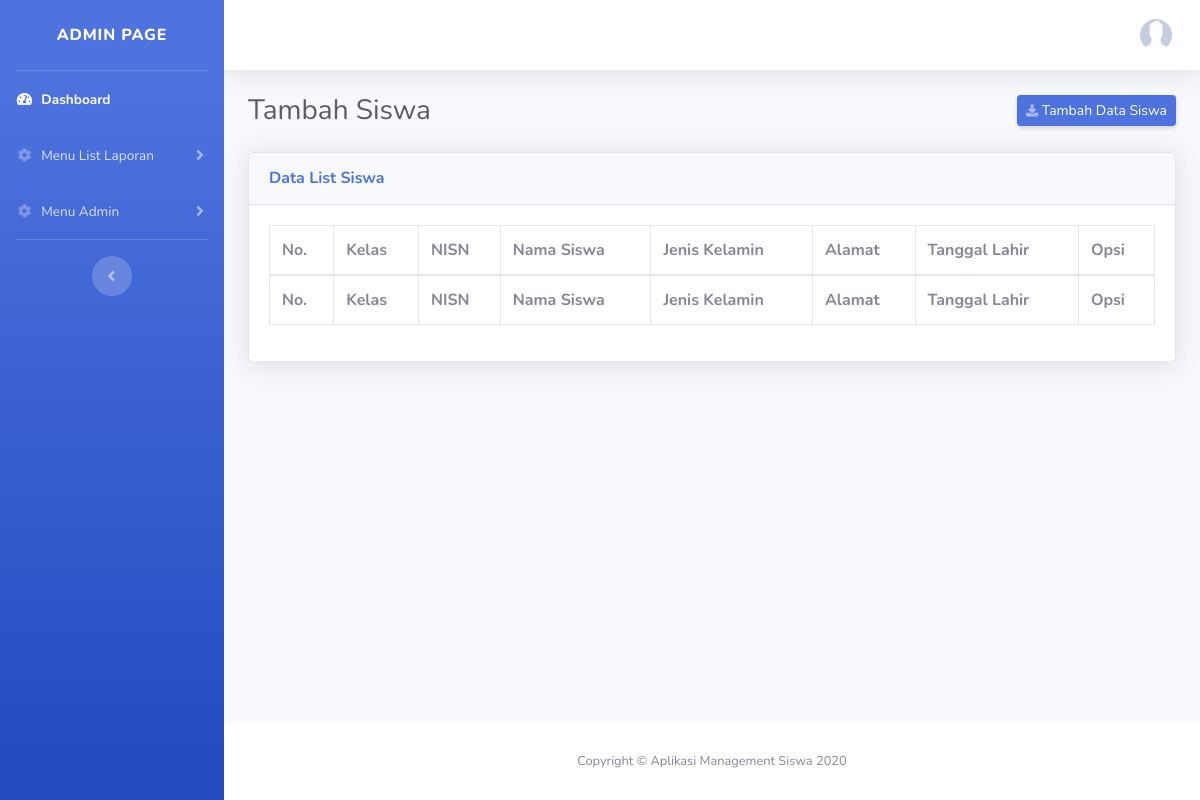
Before: /index.php/siswa with the older database file.
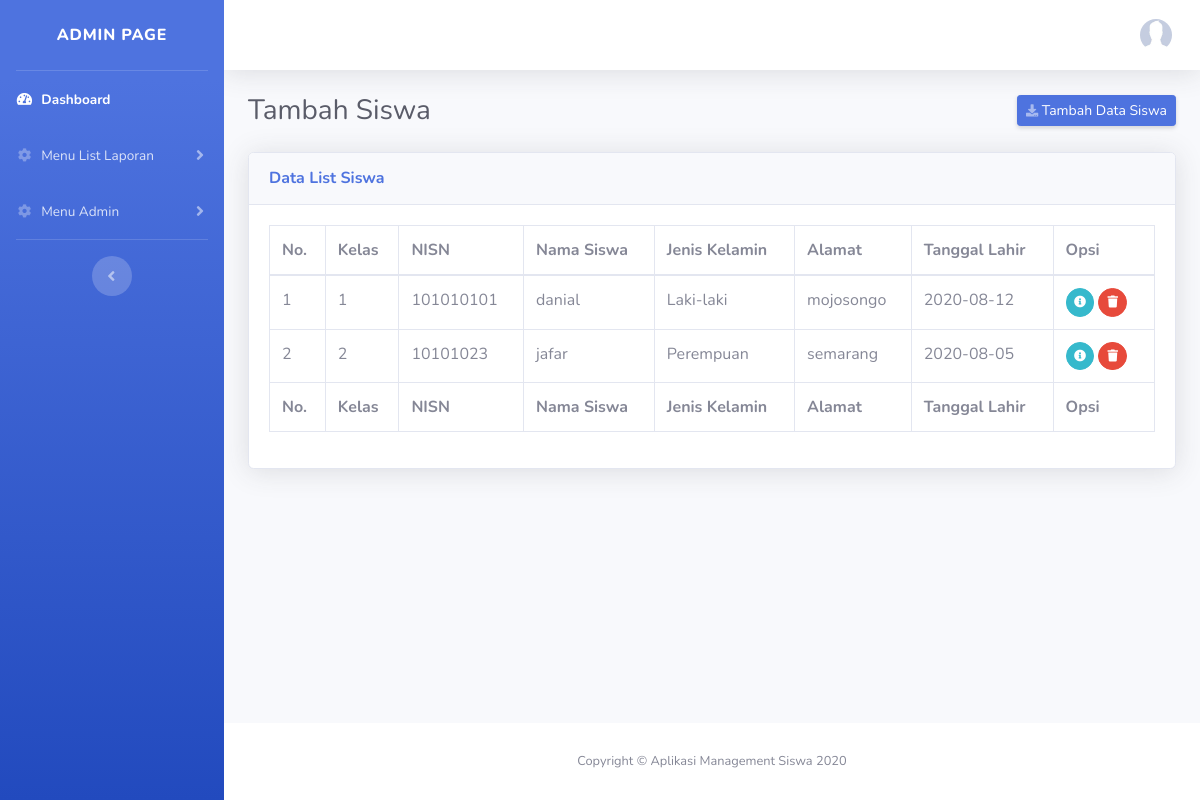
After: the same page with the newer database file.
### tables this page shows
CREATE TABLE `siswa` (
  `id_siswa` int(11) NOT NULL,
  `id_kelas` int(11) DEFAULT NULL,
  `nisn` varchar(255) DEFAULT NULL,
  `nama_siswa` varchar(255) DEFAULT NULL,
  `jenis_kelamin` varchar(255) DEFAULT NULL,
  `alamat` text,
  `tgl_lahir` date DEFAULT NULL
);

### application/controllers/Siswa.php (called while the page is built, shortened)
<?php
class Siswa extends CI_Controller {
    public function __construct()
    {
        $this->load->model('SiswaModel');
    }
    public function index ()
    {
        $data = $this->SiswaModel->getAllData();
        $this->load->view('layout/header', ['data' => $data]);
        $this->load->view('admin/side_menu');
        $this->load->view('admin/tambah_siswa');
        $this->load->view('layout/footer');
    }
}

### index.php (called while the page is built, shortened)
<?php
require_once BASEPATH.'core/CodeIgniter.php';

### application/models/SiswaModel.php (called while the page is built, shortened)
<?php
class SiswaModel extends CI_Model
{
    public function getAllData()
    {
        return $this->db->get('siswa')->result_array();
    }
}

### application/views/admin/tambah_siswa.php (the view, shortened to what this page needs)
<div class="d-sm-flex align-items-center justify-content-between mb-4">
  <h1 class="h3 mb-0 text-gray-800">Tambah Siswa</h1>
  <a href="#" data-toggle="modal" data-target="#tambahModal" class="d-none d-sm-inline-block btn btn-sm btn-primary shadow-sm"><i class="fas fa-download fa-sm text-white-50"></i> Tambah Data Siswa</a>
</div>
<div class="card shadow mb-4">
  <div class="card-header py-3">
    <h6 class="m-0 font-weight-bold text-primary">Data List Siswa</h6>
  </div>
  <div class="card-body">
    <div class="table-responsive">
      <table class="table table-bordered" id="dataTable" width="100%" cellspacing="0">
        <thead>
          <tr>
            <th>No.</th>
            <th>Kelas</th>
            <th>NISN</th>
            <th>Nama Siswa</th>
            <th>Jenis Kelamin</th>
            <th>Alamat</th>
            <th>Tanggal Lahir</th>
            <th>Opsi</th>
          </tr>
        </thead>
        <tfoot>
          <tr>
            <th>No.</th>
            <th>Kelas</th>
            <th>NISN</th>
            <th>Nama Siswa</th>
            <th>Jenis Kelamin</th>
            <th>Alamat</th>
            <th>Tanggal Lahir</th>
            <th>Opsi</th>
          </tr>
        </tfoot>
        <tbody>
            <?php $i = 1; foreach ($data as $key) : ?>
          <tr>
            <td><?= $i; ?></td>
            <td><?= $key['id_kelas'] ?></td>
            <td><?= $key['nisn'] ?></td>
            <td><?= $key['nama_siswa'] ?></td>
            <td><?= $key['jenis_kelamin'] ?></td>
            <td><?= $key['alamat'] ?></td>
            <td><?= $key['tgl_lahir'] ?></td>
            <td>
                <div class="btn-group" role="group" aria-label="Basic example">
                  <form action="<?= base_url('siswa/edit'); ?>" method="GET">
                      <button href="#" class="btn btn-info btn-circle btn-sm mr-1">
                        <i class="fas fa-info-circle"></i>
                      </button>
                  </form>
                  <form action="<?= base_url('siswa/deleteData'); ?>" method="POST">
                      <button href="#" class="btn btn-danger btn-circle btn-sm mr-1" onclick="return confirm('Are you sure you want to delete this item?');">
                        <i class="fas fa-trash"></i>
                      </button>
                  </form>
              </div>
            </td>
          </tr>
            <?php $i++; endforeach; ?>
        </tbody>
      </table>
    </div>
  </div>
</div>

### application/views/layout/header.php (shortened to what this page needs)
<!DOCTYPE html>
<html lang="en">
<head>
  <link href="<?= base_url('assets/vendor/fontawesome-free/css/all.min.css'); ?>" rel="stylesheet" type="text/css">
  <link href="<?= base_url('assets/css/sb-admin-2.min.css'); ?>" rel="stylesheet">
  <link href="<?= base_url('assets/vendor/datatables/dataTables.bootstrap4.min.css'); ?>" rel="stylesheet">
</head>
<body id="page-top">
  <div id="wrapper">

### application/views/admin/side_menu.php (shortened to what this page needs)
<ul class="navbar-nav bg-gradient-primary sidebar sidebar-dark accordion" id="accordionSidebar">
  <a class="sidebar-brand d-flex align-items-center justify-content-center" href="<?= base_url('admindashboard'); ?>">
    <div class="sidebar-brand-text mx-3">Admin Page</div>
  </a>
  <hr class="sidebar-divider my-0">
  <li class="nav-item active">
    <a class="nav-link" href="<?= base_url('admindashboard'); ?>">
      <i class="fas fa-fw fa-tachometer-alt"></i>
      <span>Dashboard</span></a>
  </li>
  <li class="nav-item">
    <a class="nav-link collapsed" href="#" data-toggle="collapse" data-target="#collapseTwo" aria-expanded="true" aria-controls="collapseTwo">
      <i class="fas fa-fw fa-cog"></i>
      <span>Menu List Laporan</span>
    </a>
  </li>
  <li class="nav-item">
    <a class="nav-link collapsed" href="#" data-toggle="collapse" data-target="#collapseOne" aria-expanded="true" aria-controls="collapseTwo">
      <i class="fas fa-fw fa-cog"></i>
      <span>Menu Admin</span>
    </a>
  </li>
  <hr class="sidebar-divider d-none d-md-block">
  <div class="text-center d-none d-md-inline">
    <button class="rounded-circle border-0" id="sidebarToggle"></button>
  </div>
</ul>
<div id="content-wrapper" class="d-flex flex-column">
  <div id="content">
    <nav class="navbar navbar-expand navbar-light bg-white topbar mb-4 static-top shadow">
      <ul class="navbar-nav ml-auto">
        <li class="nav-item dropdown no-arrow">
          <a class="nav-link dropdown-toggle" href="#" id="userDropdown" role="button" data-toggle="dropdown" aria-haspopup="true" aria-expanded="false">
            <img class="img-profile rounded-circle" src="<?= base_url('assets/img/upload/default.jpg'); ?>">
          </a>
        </li>
      </ul>
    </nav>
    <div class="container-fluid">

### application/views/layout/footer.php (shortened to what this page needs)
</div>
      </div>
      <footer class="sticky-footer bg-white">
        <div class="container my-auto">
          <div class="copyright text-center my-auto">
            <span>Copyright &copy; Aplikasi Management Siswa 2020</span>
          </div>
        </div>
      </footer>
    </div>
  </div>
</body>
</html>

Changed rows visible on the page:
added siswa: id_kelas "1", nisn "101010101", nama_siswa "danial", jenis_kelamin "Laki-laki", alamat "mojosongo", tgl_lahir "2020-08-12"
added siswa: id_kelas "2", nisn "10101023", nama_siswa "jafar", jenis_kelamin "Perempuan", alamat "semarang", tgl_lahir "2020-08-05"
